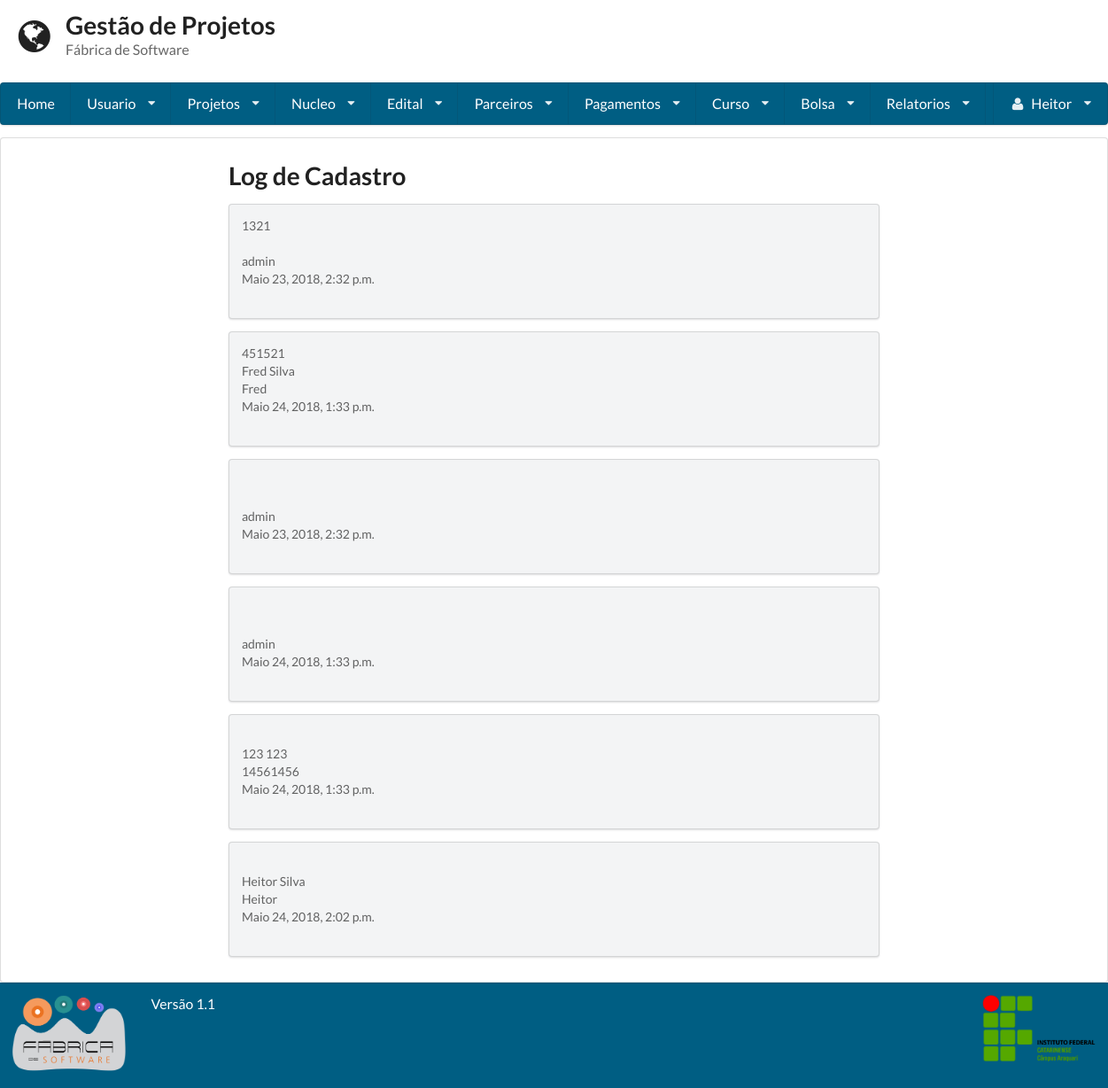
Screenshot of /log_cadastro/ (signed in) with the database file from the repository.
### gestaoapp/models/edital.py (models this page shows, shortened)
class Edital(models.Model):
    numero = models.IntegerField(unique=True)
    orgao_concedente = models.CharField(max_length=255)
    dt_inicio = models.DateField()
    dt_termino = models.DateField()
    url_edital = models.URLField(max_length=200, null=True, blank=True)
    verba = models.FloatField(null=True, blank=True)
    qtd_bolsa = models.IntegerField(null=True, blank=True)
    pdf_edital = models.FileField(null=True, blank=True)
    data_hora_cadastro = models.DateTimeField(auto_now=True)
    responsavel_cadastro = models.ForeignKey(User)

### gestaoapp/models/bolsa.py (models this page shows, shortened)
class Bolsa(models.Model):
    codigo = models.CharField(max_length=255)
    valor = models.DecimalField(max_digits=8, decimal_places=2)
    dt_inicio = models.DateField()
    dt_termino = models.DateField()
    edital = models.ForeignKey(Edital)
    qtd_pagamento = models.IntegerField(default=0, null=True, blank=True)
    status = models.BooleanField(default=True)
    vinculos = models.ManyToManyField(Usuario, through='Vinculo', blank=True)
    data_hora_cadastro = models.DateTimeField(auto_now=True)
    responsavel_cadastro = models.ForeignKey(User, related_name= 'responsavel')
    responsavel_gerencia = models.ForeignKey(Usuario, related_name= 'responsavel_gerencia')

### gestaoapp/views/logcadastro.py (the view)
# urls.py: url(r'^log_cadastro/', LogCadastro.as_view()),
class LogCadastro(LoginRequiredMixin, View):
        template = 'relatorio/visualizar.html'
        def get(self, request):
            projeto = Projeto.objects.all()
            usuario = User.objects.all()
            nucleo = Nucleo.objects.all()
            edital = Edital.objects.all()
            curso = Curso.objects.all()
            parceiro = Parceiro.objects.all()
            bolsa = Bolsa.objects.all()
            return render(request, self.template, {'projetos': projeto, 'usuario': usuario, 'nucleos': nucleo, 'editals': edital, 'cursos': curso, 'bolsas':bolsa, 'parceiros':parceiro })

### gestaoapp/templates/relatorio/visualizar.html (shortened to what this page needs)
{% extends 'base.html' %}
{% block conteudo %}
    <h1 class="ui header">Log de Cadastro </h1>
    {% for edital in editals %}
        <div class="ui secondary segment">
            {{ edital.numero }}<br>
            {{ edital.responsavel_cadastro.first_name }} {{ edital.responsavel_cadastro.last_name }} <br>
            {{ edital.responsavel_cadastro.username }} <br>
            {{ edital.data_hora_cadastro }}<br>
            <br>
        </div>
    {% endfor %}
 {% for bolsa in bolsas %}
        <div class="ui secondary segment">
            {{ bolsa.curso }}<br>
            {{ bolsa.responsavel_cadastro.first_name }} {{ bolsa.responsavel_cadastro.last_name }} <br>
            {{ bolsa.responsavel_cadastro.username }} <br>
            {{ bolsa.data_hora_cadastro }}<br>
            <br>
        </div>
    {% endfor %}
{% endblock %}

### gestaoapp/templates/base.html (shortened to what this page needs)
<!doctype html>
<head>
    {% load staticfiles %}
    <link rel="stylesheet" href="{% static 'semantic-2.1/dist/semantic.css' %}"/>
    <link rel="stylesheet" href="{% static 'base.css' %}"/>
</head>
<body class="cor-fundo">
<header class="cabecalho">
    <div class="ui grid">
        <div class="row">
            <div class='twelve wide column'>
                <h1 class="ui header">
                    <i class='ui icon world'></i>
                    <div class="ui content">
                        Gestão de Projetos
                        <p class="sub header">
                            Fábrica de Software
                        </p>
                    </div>
                </h1>
            </div>
        </div>
        {% if user.is_authenticated %}
            <div class="computer only row">
                <nav class="ui large menu stackable"><a class="item" href="/home">Home</a>
                    <div class="ui dropdown item">Usuario<i class="dropdown icon"></i>
                    </div>
                    <div class="ui dropdown item">Projetos<i class="dropdown icon"></i>
                    </div>
                    <div class="ui dropdown item">Nucleo<i class="dropdown icon"></i>
                    </div>
                    <div class="ui dropdown item">Edital<i class="dropdown icon"></i>
                    </div>
                    <div class="ui dropdown item">Parceiros<i class="dropdown icon"></i>
                    </div>
                    <div class="ui dropdown item">Pagamentos<i class="dropdown icon"></i>
                    </div>
                    {% if user.is_superuser %}
                        <div class="ui dropdown item">Curso<i class="dropdown icon"></i>
                        </div>
                    {% endif %}
                    {% if user.is_superuser %}
                        <div class="ui dropdown item">Bolsa<i class="dropdown icon"></i>
                        </div>
                    {% endif %}
                    {% if user.is_superuser %}
                        <div class="ui dropdown item">Relatorios<i class="dropdown icon"></i>
                        </div>
                    {% endif %}
                    <div class="ui dropdown item right floated"><i class="user icon"></i>
                        {{ request.user.first_name }} <i class="dropdown icon"></i>
                    </div>
                </nav>
            </div>
        {% endif %}
    </div>
</header>
<article class="corpo ui segment cor-conteudo">
    <div class="ui grid">
        <div class="row">
            <div class="three wide column"></div>
            <div class="ten wide column">
                {% block conteudo %}
                {% endblock %}
            </div>
        </div>
    </div>
</article>
<footer class="ui grid rodape verde_escuro">
    <div class="two wide column">
        <img class="ui small image" src="{% static 'fabrica.png' %}">
    </div>
    <div class=" twelve wide column">
        <label class="centered"> Versão 1.1 </label>
    </div>
    <div class="two wide column">
        <img class="ui small image" src="{% static 'ifc2.png' %}">
    </div>
</footer>
</body>
</html>

### static/base.css (style rules this page uses)
.ui.grid { margin: 0 !important; padding: 0 !important; }
.cabecalho { min-height: 16% !important; color: #005e83 !important; }
.cabecalho .grid { margin: 0 !important; padding: 0 !important; }
.corpo { min-height: 64.9% !important; }
.rodape { min-height: 11% !important; }
article { margin: 0 !important; }
.verde_escuro { background: #005e83 !important; color: #FFFFFF !important; }
.ui.menu { width: 100% !important; background-color: #005e83 !important; }
.ui.menu > .item { color: #FFF !important; }
label { font-size: 1.125em !important; }

### rows the page displays
Edital: numero "1321", responsavel_cadastro.username "admin", data_hora_cadastro "Maio 23, 2018, 2:32 p.m."
Edital: numero "451521", responsavel_cadastro.first_name "Fred", responsavel_cadastro.last_name "Silva", responsavel_cadastro.username "Fred", data_hora_cadastro "Maio 24, 2018, 1:33 p.m."
Bolsa: responsavel_cadastro.username "admin", data_hora_cadastro "Maio 23, 2018, 2:32 p.m."
Bolsa: responsavel_cadastro.username "admin", data_hora_cadastro "Maio 24, 2018, 1:33 p.m."
Bolsa: responsavel_cadastro.first_name "123", responsavel_cadastro.last_name "123", responsavel_cadastro.username "14561456", data_hora_cadastro "Maio 24, 2018, 1:33 p.m."
Bolsa: responsavel_cadastro.first_name "Heitor", responsavel_cadastro.last_name "Silva", responsavel_cadastro.username "Heitor", data_hora_cadastro "Maio 24, 2018, 2:02 p.m."

### other values shown
{{ request.user.first_name }} "Heitor"
